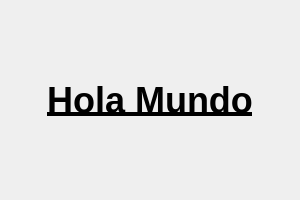
<?xml version="1.0" encoding="UTF-8"?>
<ui version="4.0">
 <class>MainWindow</class>
 <widget class="QMainWindow" name="MainWindow">
  <property name="geometry">
   <rect>
    <x>0</x>
    <y>0</y>
    <width>300</width>
    <height>200</height>
   </rect>
  </property>
  <property name="sizePolicy">
   <sizepolicy hsizetype="Minimum" vsizetype="Maximum">
    <horstretch>0</horstretch>
    <verstretch>0</verstretch>
   </sizepolicy>
  </property>
  <property name="minimumSize">
   <size>
    <width>300</width>
    <height>200</height>
   </size>
  </property>
  <property name="maximumSize">
   <size>
    <width>300</width>
    <height>200</height>
   </size>
  </property>
  <property name="windowTitle">
   <string>Ventana</string>
  </property>
  <widget class="QWidget" name="centralwidget">
   <layout class="QGridLayout" name="gridLayout">
    <item row="0" column="0">
     <widget class="QLabel" name="label">
      <property name="font">
       <font>
        <family>Arial</family>
        <pointsize>27</pointsize>
        <bold>true</bold>
        <underline>true</underline>
       </font>
      </property>
      <property name="text">
       <string>Hola Mundo</string>
      </property>
      <property name="alignment">
       <set>Qt::AlignmentFlag::AlignCenter</set>
      </property>
     </widget>
    </item>
   </layout>
  </widget>
 </widget>
 <resources/>
 <connections/>
</ui>
